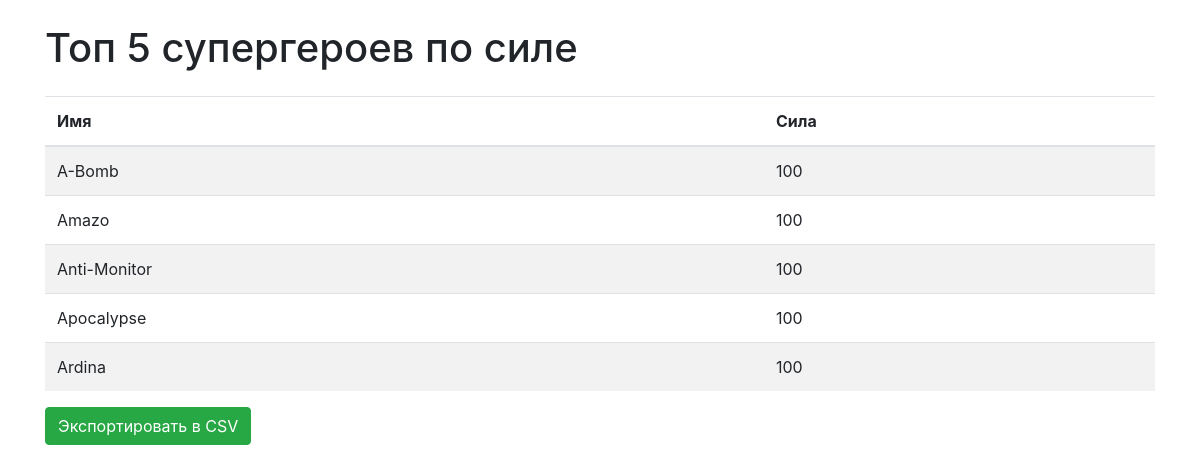
The app's page /top5_by_strength with its own data.
### superheroapp/app/models.py (models this page shows)
class Superhero(db.Model):
    __tablename__ = 'superheroes'
    id = db.Column(db.Integer, primary_key=True)
    name = db.Column(db.String(100), nullable=False)
    intelligence = db.Column(db.Integer)
    strength = db.Column(db.Integer)
    speed = db.Column(db.Integer)
    power = db.Column(db.Integer)
    appearances = db.relationship('Appearance', backref='superhero', lazy=True)

### superheroapp/app/routes.py (the view)
    @app.route('/top5_by_strength')
    def top5_by_strength():
        heroes = Superhero.query.filter(Superhero.strength != 'null', Superhero.strength.isnot(None)).order_by(Superhero.strength.desc()).limit(5).all()
        headers = ["Имя", "Сила"]
        data = [
            [hero.name, hero.strength] for hero in heroes if hero.strength
        ]
        session['headers'] = headers
        session['data'] = data
        return render_template('table.html', title="Топ 5 супергероев по силе", headers=headers, data=data)

### superheroapp/app/templates/table.html
{% extends 'base.html' %}
{% block content %}
<h1 class="mt-4">{{ title }}</h1>
<table class="table table-striped mt-4">
    <thead>
        <tr>
            {% for header in headers %}
            <th>{{ header }}</th>
            {% endfor %}
        </tr>
    </thead>
    <tbody>
        {% for row in data %}
        <tr>
            {% for cell in row %}
            <td>{{ cell }}</td>
            {% endfor %}
        </tr>
        {% endfor %}
    </tbody>
</table>
<form action="{{ url_for('export_csv') }}" method="post">
    <button type="submit" class="btn btn-success">Экспортировать в CSV</button>
</form>
{% endblock %}

### superheroapp/app/templates/base.html (shortened to what this page needs)
<!DOCTYPE html>
<html lang="en">
<head>
    <link href="https://stackpath.bootstrapcdn.com/bootstrap/4.5.2/css/bootstrap.min.css" rel="stylesheet">
</head>
<body>
    <div class="container">
        {% block content %}
        {% endblock %}
    </div>
</body>
</html>

### records on screen
Superhero: name "A-Bomb", row "100"
Superhero: name "Amazo", row "100"
Superhero: name "Anti-Monitor", row "100"
Superhero: name "Apocalypse", row "100"
Superhero: name "Ardina", row "100"

### other values on screen
{{ title }} "Топ 5 супергероев по силе"
{{ header }} "Имя" "Сила"
